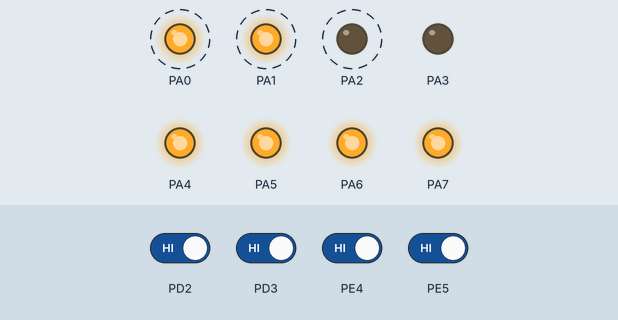
Recording of a program running on a simulated ATmega128, built with avr-gcc and emulated at 16 MHz. On the bench: output pins drawn as LEDs (lit = HIGH). Dashed ring = blinking. Inputs (shaded band) come from the test bench; at power-on: PD2, PD3, PE4, PE5 HIGH.

Above: at 1.25 s.
1.3 s: PD2 driven LOW
At 2.35 s:
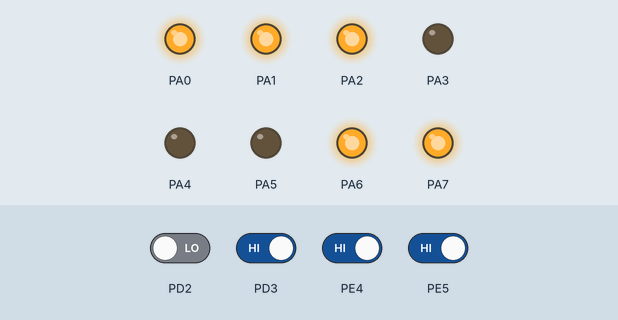
4.3 s: PD3 driven LOW
At 5.1 s:
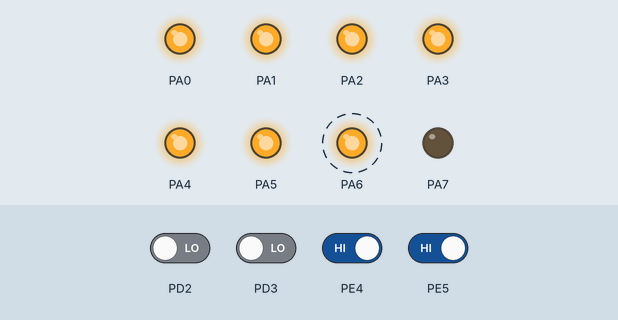
7.3 s: PE4 driven LOW
At 7.45 s:
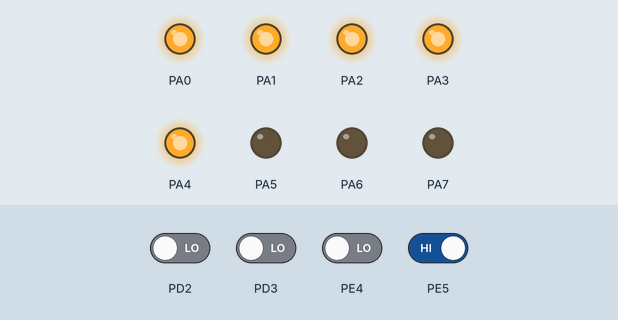
10.3 s: PE5 driven LOW
At 23.25 s:
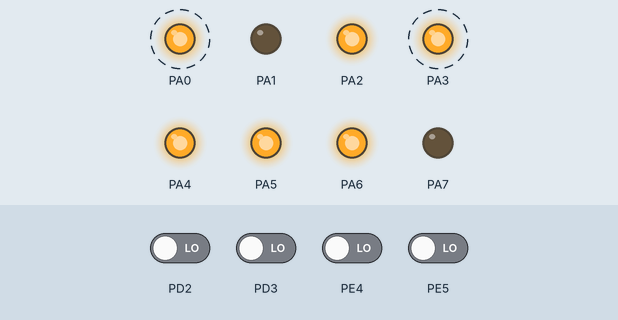
Timing chart, 0 to 24.9 s (numbered marks = the images above; inputs shaded):
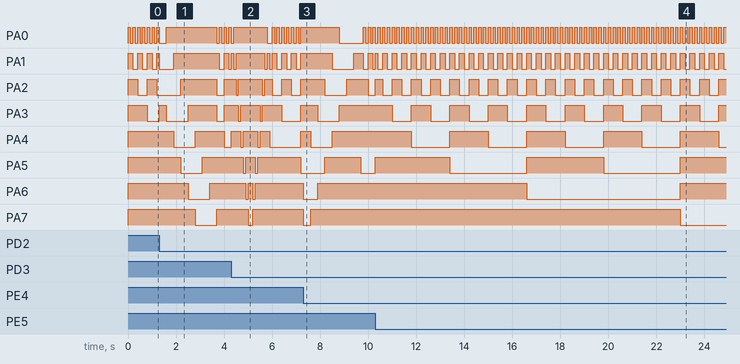

The program:

main.c
```c
#define F_CPU 16000000

#include <avr/io.h>
#include <util/delay.h>
#include <avr/interrupt.h>
/*
PD2,3 PE4,5 를 사용하므로 INT0~3이 아닌
INT2~5를 사용했습니다.
*/
int count = 0xFF; //INT5에서도 써야하기 때문에 전역 변수로 설정

int main(void)
{
	DDRA = 0XFF; //A포트 모두 출력
	DDRD = 0X00; //D포트 모두 입력
	DDRE = 0x00;

	//INT2 활성화
	EIMSK |= 0X04;
	EICRA |= 0X20;

	//INT3 활성화
	EIMSK |= 0X08;
	EICRA |= 0X80;

	//INT4 활성화
	EIMSK |= 0X10;
	EICRB |= 0X02;

	//INT5 활성화
	EIMSK |= 0X20; // | = 전에 정의된 INT 초기화시키지않고 새로 선언
	EICRB |= 0X08;

	sei();


	while(1)
	{
		PORTA = count;   // count의 각 비트를 그대로 LED에 반영
		_delay_ms(100);
		if(count == 0X00)
		{
			count = 0XFF; //인터럽트에서는 무한루프 걸리면 안되기 때문에 한번 다 돌면 나가기
		}
		else
		{
			count--; //0XFF로 다 채운 상태에서 1씩 감소
		}
	}
}


ISR(INT2_vect) //3개씩 좌측 이동
{
	for (int i = 0; i < 8; i++)
	{
		PORTA = ~(1 << i) & ~(1 << (i+1)) & ~(1 << (i+2));
		_delay_ms(300);
		if((i+2) > 8)
		{
			break;
		}
	}
}

ISR(INT4_vect) // 3개씩 우측 이동
{
	for (int i = 7; i >=0; i--)
	{
		PORTA = ~(1 << (i-2)) & ~(1 << (i-1)) & ~(1 << i);
		_delay_ms(300);
		if(i <0)
		{
			break;
		}
	}
}

ISR(INT3_vect) //좌측 이동했다가 우측 이동
{
	//PA는 안써도 <avr/io.h>에 이미 PA0 = 0, PA1 = 1.. 로 정의되어있음

	for (int i = 0; i < 8; i++)
	{
		PORTA = ~(1 << i);
		_delay_ms(100);
	}
	for (int i = 0; i < 8; i++)
	{
		PORTA = ~(1 << (7 - i));  //0이 켜지고 1이 꺼지므로 ~로 반전시켜야함
		_delay_ms(100);
	}
}

ISR(INT5_vect) // 2진 카운터 초기화
{
	count = 0XFF; //count만 처음으로 초기화 시킨 뒤 main에서 다시 돌리기
}
```

Measured:
- after the input at 1.3 s, PA5: HIGH → LOW after 0.90 s instead of 1.9 s; PA6: HIGH → LOW after 1.2 s, → HIGH 0.90 s later; PA7: HIGH → LOW after 1.5 s, → HIGH 0.90 s later
- after the input at 4.3 s, PA6: alternates HIGH for 0.20 s and LOW for 0.10 s, 4 changes in all, then stays HIGH, starting after 0.60 s; PA7: HIGH → LOW after 0.70 s, → HIGH 0.20 s later
- after the input at 7.3 s, PA4: HIGH → LOW after 0.30 s instead of 1.5 s; PA5: LOW → HIGH after 0.90 s, → LOW 1.5 s later; PA6: HIGH → LOW at once, → HIGH 0.60 s later; PA7: HIGH → LOW at once, → HIGH 0.30 s later
- after the input at 10.3 s, PA7: HIGH → LOW after 12.7 s instead of 8.9 s
- by itself, PA0: alternates HIGH for 0.10 s and LOW for 0.10 s
- by itself, PA1: repeats every 0.40 s: LOW 0.20 s, HIGH 0.20 s
- by itself, PA2: repeats every 0.80 s: LOW 0.40 s, HIGH 0.40 s
- by itself, PA3: alternates HIGH for 0.80 s and LOW for 0.80 s
